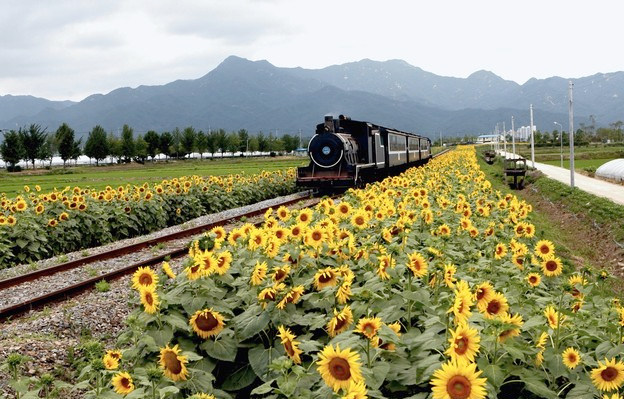
#> input picture hwk5/train.jpg, 624 x 399 px; the run also reads 1 picture not shown here
$ jupyter execute --allow-errors hw5.ipynb   (shell and % lines are left out)   (older library calls are emulated)
#> lines starting #> are read from the running program, lines starting #| are printed output that depends on the picture
### hwk5/segmentation.py
import numpy as np
import random
from scipy.spatial.distance import squareform, pdist
from skimage.util import img_as_float

### Clustering Methods
def kmeans(features, k, num_iters=100):
    """ Use kmeans algorithm to group features into k clusters.

    K-Means algorithm can be broken down into following steps:
        1. Randomly initialize cluster centers
        2. Assign each point to the closest center
        3. Compute new center of each cluster
        4. Stop if cluster assignments did not change
        5. Go to step 2

    Args:
        features - Array of N features vectors. Each row represents a feature
            vector.
        k - Number of clusters to form.
        num_iters - Maximum number of iterations the algorithm will run.

    Returns:
        assignments - Array representing cluster assignment of each point.
            (e.g. i-th point is assigned to cluster assignments[i])
    """

    N, D = features.shape

    assert N >= k, 'Number of clusters cannot be greater than number of points'

    #1.Randomly initalize cluster centers
    idxs = np.random.choice(N, size=k, replace=False)
    centers = features[idxs]
    assignments = np.zeros(N)

    for n in range(num_iters):
        ### YOUR CODE HERE
        pass
        #2. Assign each point to the closest center
        for i in range(N):
            dist = np.linalg.norm(features[i]- centers, axis=1)## Distance between each point and the centre point
            assignments[i] = np.argmin(dist)#The i-th point is the nearest centre point
        close_centers = centers.copy()

        #3. Compute new center of each cluster
        for j in range(k):
            centers[j] = np.mean(features[assignments==j], axis=0)

        #4. verify that the centre point is changed
        if np.allclose(close_centers, centers):
            break
        ### END YOUR CODE

    return assignments

def kmeans_fast(features, k, num_iters=100):
    """ Use kmeans algorithm to group features into k clusters.

    This function makes use of numpy functions and broadcasting to speed up the
    first part(cluster assignment) of kmeans algorithm.

    Hints
    - You may find np.repeat and np.argmin useful

    Args:
        features - Array of N features vectors. Each row represents a feature
            vector.
        k - Number of clusters to form.
        num_iters - Maximum number of iterations the algorithm will run.

    Returns:
        assignments - Array representing cluster assignment of each point.
            (e.g. i-th point is assigned to cluster assignments[i])
    """

    N, D = features.shape

    assert N >= k, 'Number of clusters cannot be greater than number of points'

    # Randomly initalize cluster centers
    idxs = np.random.choice(N, size=k, replace=False)
    centers = features[idxs]
    assignments = np.zeros(N)

    for n in range(num_iters):
        ### YOUR CODE HERE
        pass

    #Calculate the nearest centre per point
    # where N points (features) are put into a matrix and calculated
        features_map = np.tile(features, (k, 1))
        centers_map = np.repeat(centers, N, axis=0)
        dist = np.sum((features_map - centers_map)**2, axis = 1).reshape((k, N))
        assignments = np.argmin(dist, axis = 0)

        close_centers = centers

        for j in range(k):
            centers[j] = np.mean(features[assignments ==j], axis=0)

        if np.allclose(close_centers, centers):
            break
        ### END YOUR CODE

    return assignments


def hierarchical_clustering(features, k):
    """ Run the hierarchical agglomerative clustering algorithm.

    The algorithm is conceptually simple:

    Assign each point to its own cluster
    While the number of clusters is greater than k:
        Compute the distance between all pairs of clusters
        Merge the pair of clusters that are closest to each other

    We will use Euclidean distance to define distance between clusters.

    Recomputing the centroids of all clusters and the distances between all
    pairs of centroids at each step of the loop would be very slow. Thankfully
    most of the distances and centroids remain the same in successive
    iterations of the outer loop; therefore we can speed up the computation by
    only recomputing the centroid and distances for the new merged cluster.

    Even with this trick, this algorithm will consume a lot of memory and run
    very slowly when clustering large set of points. In practice, you probably
    do not want to use this algorithm to cluster more than 10,000 points.

    Args:
        features - Array of N features vectors. Each row represents a feature
            vector.
        k - Number of clusters to form.

    Returns:
        assignments - Array representing cluster assignment of each point.
            (e.g. i-th point is assigned to cluster assignments[i])
    """


    N, D = features.shape

    assert N >= k, 'Number of clusters cannot be greater than number of points'

    # Assign each point to its own cluster
    assignments = np.arange(N)
    centers = np.copy(features)
    n_clusters = N

    while n_clusters > k:
        ### YOUR CODE HERE

        dist = pdist(centers)      #distance between the centres
        distMatrix = squareform(dist)   #Changing vector form to matrix form
        distMatrix = np.where(distMatrix != 0.0, distMatrix, 1e5)     #Change 0.0 to 1e10

        min_value = np.argmin(distMatrix)        #Location of the minimum value
        min_i = min_value // n_clusters          # Row
        min_j = min_value - min_i * n_clusters   # Column

        if min_j < min_i:
            min_i, min_j = min_j, min_i  # Swap


        for i in range(N):
            if assignments[i] == min_j:
                assignments[i] = min_i

        for i in range(N):
            if assignments[i] > min_j:
                assignments[i] -= 1

        #Delete the centre where the merged clusters are located
        centers = np.delete(centers, min_j, axis=0)
        centers[min_i] = np.mean(features[assignments == min_i], axis=0)        #Recalculating centre points

        n_clusters -= 1     #reduced by 1

    return assignments


### Pixel-Level Features
def color_features(img):
    """ Represents a pixel by its color.

    Args:
        img - array of shape (H, W, C)

    Returns:
        features - array of (H * W, C)
    """
    H, W, C = img.shape
    img = img_as_float(img)
    features = np.zeros((H*W, C))

    ### YOUR CODE HERE
    pass
    features = img.reshape(H*W, C)
    ### END YOUR CODE

    return features

def color_position_features(img):
    """ Represents a pixel by its color and position.

    Combine pixel's RGB value and xy coordinates into a feature vector.
    i.e. for a pixel of color (r, g, b) located at position (x, y) in the
    image. its feature vector would be (r, g, b, x, y).

    Don't forget to normalize features.

    Hints
    - You may find np.mgrid and np.dstack useful
    - You may use np.mean and np.std

    Args:
        img - array of shape (H, W, C)

    Returns:
        features - array of (H * W, C+2)
    """
    H, W, C = img.shape
    color = img_as_float(img)
    features = np.zeros((H*W, C+2))

    ### YOUR CODE HERE
    pass

    x,y = np.mgrid[0:H, 0:W]
    pos = np.dstack((x,y))
    position = (pos - np.min(pos))/(np.max(pos)- np.min(pos))
    temp = np.dstack((color, position))
    features = temp.reshape((H*W, C+2)) #1D

    return features

def my_features(img):
    """ Implement your own features

    Args:
        img - array of shape (H, W, C)

    Returns:
        features - array of (H * W, C)
    """
    features = None
    ### YOUR CODE HERE
    pass
    ### END YOUR CODE
    return features


### Quantitative Evaluation
def compute_accuracy(mask_gt, mask):
    """ Compute the pixel-wise accuracy of a foreground-background segmentation
        given a ground truth segmentation.

    Args:
        mask_gt - The ground truth foreground-background segmentation. A
            logical of size H x W where mask_gt[y, x] is 1 if and only if
            pixel (y, x) of the original image was part of the foreground.
        mask - The estimated foreground-background segmentation. A logical
            array of the same size and format as mask_gt.

    Returns:
        accuracy - The fraction of pixels where mask_gt and mask agree. A
            bigger number is better, where 1.0 indicates a perfect segmentation.
    """

    accuracy = None
    ### YOUR CODE HERE
    pass
    accuracy = np.mean(mask_gt==mask)
    ### END YOUR CODE

    return accuracy

def evaluate_segmentation(mask_gt, segments):
    """ Compare the estimated segmentation with the ground truth.

    Note that 'mask_gt' is a binary mask, while 'segments' contain k segments.
    This function compares each segment in 'segments' with the ground truth and
    outputs the accuracy of the best segment.

    Args:
        mask_gt - The ground truth foreground-background segmentation. A
            logical of size H x W where mask_gt[y, x] is 1 if and only if
            pixel (y, x) of the original image was part of the foreground.
        segments - An array of the same size as mask_gt. The value of a pixel
            indicates the segment it belongs.

    Returns:
        best_accuracy - Accuracy of the best performing segment.
            0 <= accuracy <= 1, where 1.0 indicates a perfect segmentation.
    """

    num_segments = np.max(segments) + 1
    best_accuracy = 0

    # Compare each segment in 'segments' with the ground truth
    for i in range(num_segments):
        mask = (segments == i).astype(int)
        accuracy = compute_accuracy(mask_gt, mask)
        best_accuracy = max(accuracy, best_accuracy)

    return best_accuracy

### hwk5/utils.py
import numpy as np
import matplotlib.pyplot as plt
from skimage.util import img_as_float
from skimage import transform
from skimage import io

from segmentation import *

import os

def visualize_mean_color_image(img, segments):

    img = img_as_float(img)
    k = np.max(segments) + 1
    mean_color_img = np.zeros(img.shape)

    for i in range(k):
        mean_color = np.mean(img[segments == i], axis=0)
        mean_color_img[segments == i] = mean_color

    plt.imshow(mean_color_img)
    plt.axis('off')
    plt.show()

def compute_segmentation(img, k,
        clustering_fn=kmeans_fast,
        feature_fn=color_position_features,
        scale=0):
    """ Compute a segmentation for an image.

    First a feature vector is extracted from each pixel of an image. Next a
    clustering algorithm is applied to the set of all feature vectors. Two
    pixels are assigned to the same segment if and only if their feature
    vectors are assigned to the same cluster.

    Args:
        img - An array of shape (H, W, C) to segment.
        k - The number of segments into which the image should be split.
        clustering_fn - The method to use for clustering. The function should
            take an array of N points and an integer value k as input and
            output an array of N assignments.
        feature_fn - A function used to extract features from the image.
        scale - (OPTIONAL) parameter giving the scale to which the image
            should be in the range 0 < scale <= 1. Setting this argument to a
            smaller value will increase the speed of the clustering algorithm
            but will cause computed segments to be blockier. This setting is
            usually not necessary for kmeans clustering, but when using HAC
            clustering this parameter will probably need to be set to a value
            less than 1.
    """

    assert scale <= 1 and scale >= 0, \
        'Scale should be in the range between 0 and 1'

    H, W, C = img.shape

    if scale > 0:
        # Scale down the image for faster computation.
        img = transform.rescale(img, scale)

    features = feature_fn(img)
    assignments = clustering_fn(features, k)
    segments = assignments.reshape((img.shape[:2]))

    if scale > 0:
        # Resize segmentation back to the image's original size
        segments = transform.resize(segments, (H, W), preserve_range=True)

        # Resizing results in non-interger values of pixels.
        # Round pixel values to the closest interger
        segments = np.rint(segments).astype(int)

    return segments


def load_dataset(data_dir):
    """
    This function assumes 'gt' directory contains ground truth segmentation
    masks for images in 'imgs' dir. The segmentation mask for image
    'imgs/aaa.jpg' is 'gt/aaa.png'
    """

    imgs = []
    gt_masks = []

    # Load all the images under 'data_dir/imgs' and corresponding
    # segmentation masks under 'data_dir/gt'.
    for fname in sorted(os.listdir(os.path.join(data_dir, 'imgs'))):
        if fname.endswith('.jpg'):
            # Load image
            img = io.imread(os.path.join(data_dir, 'imgs', fname))
            imgs.append(img)

            # Load corresponding gt segmentation mask
            mask_fname = fname[:-4] + '.png'
            gt_mask = io.imread(os.path.join(data_dir, 'gt', mask_fname))
            gt_mask = (gt_mask != 0).astype(int) # Convert to binary mask (0s and 1s)
            gt_masks.append(gt_mask)

    return imgs, gt_masks

### hwk5/hw5.ipynb
# Computer Vision
# Jacobs University Bremen
# Fall 2020
# Homework 5

*This notebook includes both coding and written questions. Please hand in this notebook file with all the outputs and your answers to the written questions.*

This assignment covers K-Means and HAC methods for clustering and image segmentation.

[cell 1]
# Setup
from __future__ import print_function
from time import time
import numpy as np
import matplotlib.pyplot as plt
from matplotlib import rc
from skimage import io


plt.rcParams['figure.figsize'] = (15.0, 12.0) # set default size of plots
plt.rcParams['image.interpolation'] = 'nearest'
plt.rcParams['image.cmap'] = 'gray'

# for auto-reloading extenrnal modules

## Introduction
In this assignment, you will use clustering algorithms to segment images. You will then use these segmentations to identify foreground and background objects.

Your assignment will involve the following subtasks:
- **Clustering algorithms**: Implement K-Means clustering and Hierarchical Agglomerative Clustering.
- **Pixel-level features**: Implement a feature vector that combines color and position information and implement feature normalization.
- **Quantitative Evaluation**: Evaluate segmentation algorithms with a variety of parameter settings by comparing your computed segmentations against a dataset of ground-truth segmentations.

## 1 Clustering Algorithms (40 points)

[cell 2]
# Generate random data points for clustering

# Set seed for consistency
np.random.seed(0)

# Cluster 1
mean1 = [-1, 0]
cov1 = [[0.1, 0], [0, 0.1]]
X1 = np.random.multivariate_normal(mean1, cov1, 100)

# Cluster 2
mean2 = [0, 1]
cov2 = [[0.1, 0], [0, 0.1]]
X2 = np.random.multivariate_normal(mean2, cov2, 100)

# Cluster 3
mean3 = [1, 0]
cov3 = [[0.1, 0], [0, 0.1]]
X3 = np.random.multivariate_normal(mean3, cov3, 100)

# Cluster 4
mean4 = [0, -1]
cov4 = [[0.1, 0], [0, 0.1]]
X4 = np.random.multivariate_normal(mean4, cov4, 100)

# Merge two sets of data points
X = np.concatenate((X1, X2, X3, X4))

# Plot data points
plt.scatter(X[:, 0], X[:, 1])
plt.axis('equal')
plt.show()
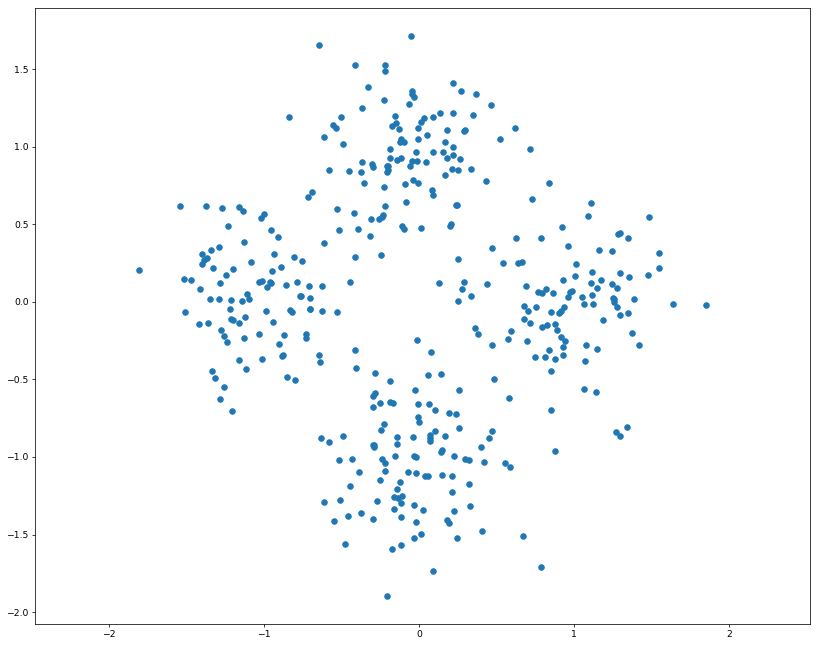
#> figure drawn by matplotlib, 1 panel

### 1.1 K-Means Clustering (20 points)
As discussed in class, K-Means is one of the most popular clustering algorithms. We have provided skeleton code for K-Means clustering in the file `segmentation.py`. Your first task is to finish implementing **`kmeans`** in `segmentation.py`. This version uses nested for loops to assign points to the closest centroid and compute a new mean for each cluster.

[cell 3]
from segmentation import kmeans

np.random.seed(0)
start = time()
assignments = kmeans(X, 4)
end = time()

kmeans_runtime = end - start

print("kmeans running time: %f seconds." % kmeans_runtime)

for i in range(4):
    cluster_i = X[assignments==i]
    plt.scatter(cluster_i[:, 0], cluster_i[:, 1])

plt.axis('equal')
plt.show()
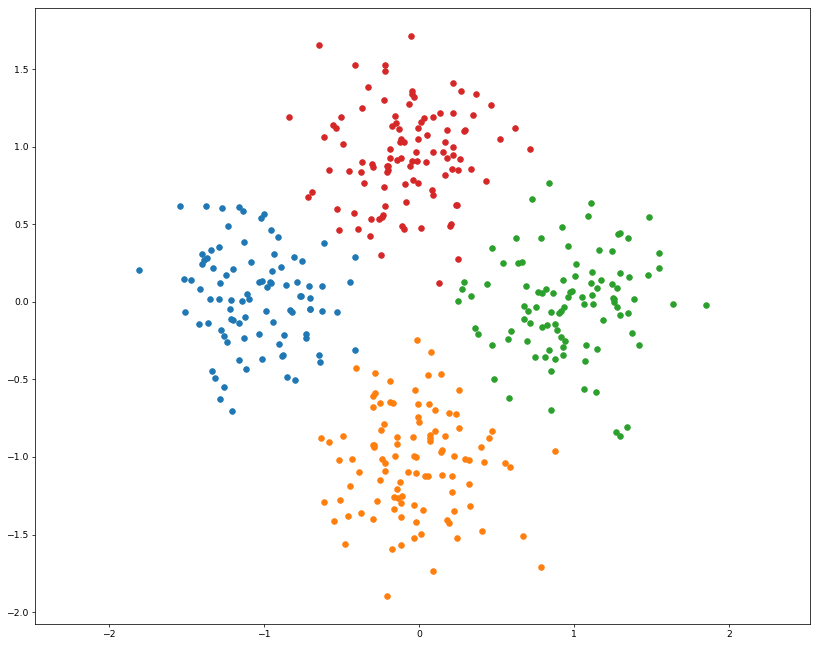
#> figure drawn by matplotlib, 1 panel

We can use numpy functions and broadcasting to make K-Means faster. Implement **`kmeans_fast`** in `segmentation.py`. This should run at least 10 times faster than the previous implementation.

[cell 4]
from segmentation import kmeans_fast

np.random.seed(0)
start = time()
assignments = kmeans_fast(X, 4)
end = time()

kmeans_fast_runtime = end - start
print("kmeans running time: %f seconds." % kmeans_fast_runtime)
print("%f times faster!" % (kmeans_runtime / kmeans_fast_runtime))

for i in range(4):
    cluster_i = X[assignments==i]
    plt.scatter(cluster_i[:, 0], cluster_i[:, 1])

plt.axis('equal')
plt.show()

### 1.2 K-Means Convergence (10 points)
Implementations of the K-Means algorithm will often have the parameter `num_iters` to define the maximum number of iterations the algorithm should run for. Consider that we opt to not include this upper bound on the number of iterations, and that we define the termination criterion of the algorithm to be when the cost $L$ stops changing.

Recall that $L$ is defined as the sum of squared distance between all points $x$ and their nearest cluster center $c$:

$$L = \sum_{i \in clusters}\sum_{x \in cluster_i} (x - c_i)^2$$

Show that for any set of points **$D$** and any number of clusters $k$, the K-Means algorithm will terminate in a finite number of iterations.

**Your answer here:**

### 1.2 Hierarchical Agglomerative Clustering (10 points)
Another simple clustering algorithm is Hieararchical Agglomerative Clustering, which is somtimes abbreviated as HAC. In this algorithm, each point is initially assigned to its own cluster. Then cluster pairs are merged until we are left with the desired number of predetermined clusters (see Algorithm 1).

Implement **`hiererachical_clustering`** in `segmentation.py`.

[cell 5]
from segmentation import hierarchical_clustering

start = time()
assignments = hierarchical_clustering(X, 4)
end = time()

print("hierarchical_clustering running time: %f seconds." % (end - start))

for i in range(4):
    cluster_i = X[assignments==i]
    plt.scatter(cluster_i[:, 0], cluster_i[:, 1])

plt.axis('equal')
plt.show()
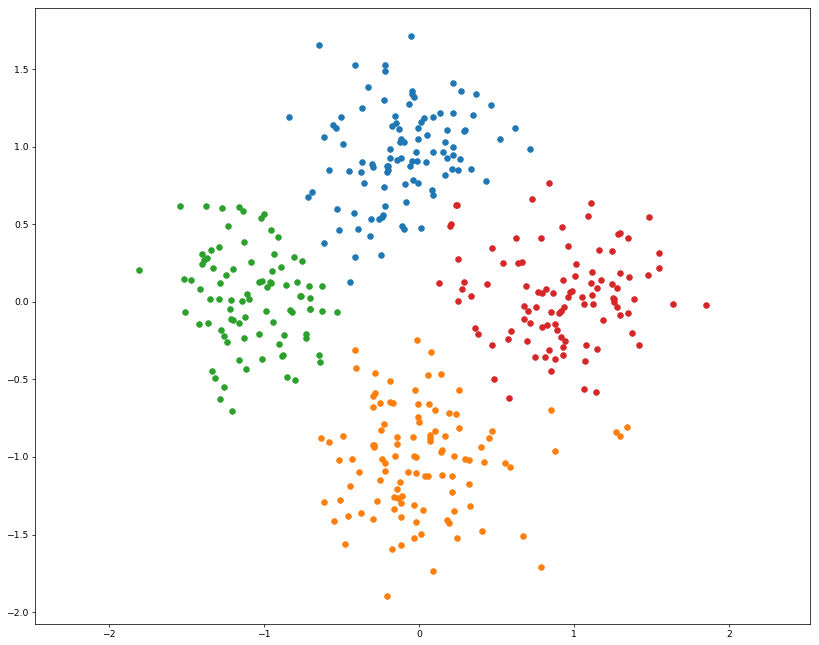
#> figure drawn by matplotlib, 1 panel

## 2 Pixel-Level Features (30 points)
Before we can use a clustering algorithm to segment an image, we must compute some *feature vector* for each pixel. The feature vector for each pixel should encode the qualities that we care about in a good segmentation. More concretely, for a pair of pixels $p_i$ and $p_j$ with corresponding feature vectors $f_i$ and $f_j$, the distance between $f_i$ and $f_j$ should be small if we believe that $p_i$ and $p_j$ should be placed in the same segment and large otherwise.

[cell 6]
# Load and display image
img = io.imread('train.jpg')
#> img is the input picture: shape (399, 624, 3); mean R, G, B 149.1, 147.6, 117.4
H, W, C = img.shape

plt.imshow(img)
plt.axis('off')
plt.show()

### 2.1 Color Features (15 points)
One of the simplest possible feature vectors for a pixel is simply the vector of colors for that pixel. Implement **`color_features`** in `segmentation.py`. Output should look like the following:

[cell 7]
from segmentation import color_features
np.random.seed(0)

features = color_features(img)

# Sanity checks
assert features.shape == (H * W, C),\
    "Incorrect shape! Check your implementation."

assert features.dtype == np.float,\
    "dtype of color_features should be float."

assignments = kmeans_fast(features, 8)
segments = assignments.reshape((H, W))
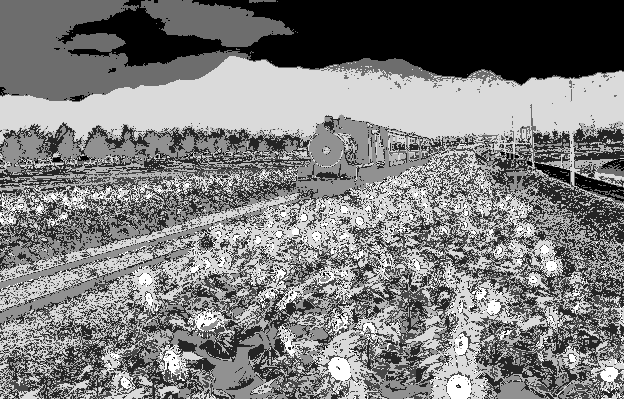
#> segments: shape (399, 624) int64; min 0, max 7, mean 3.47; drawn with min black and max white

# Display segmentation
plt.imshow(segments, cmap='viridis')
plt.axis('off')
plt.show()

In the cell below, we visualize each segment as the mean color of pixels in the segment.

[cell 8]
from utils import visualize_mean_color_image
visualize_mean_color_image(img, segments)
#> in visualize_mean_color_image, `k = np.max(segments) + 1`: k = 8
#> (the rest of the program and of its run is left out)
